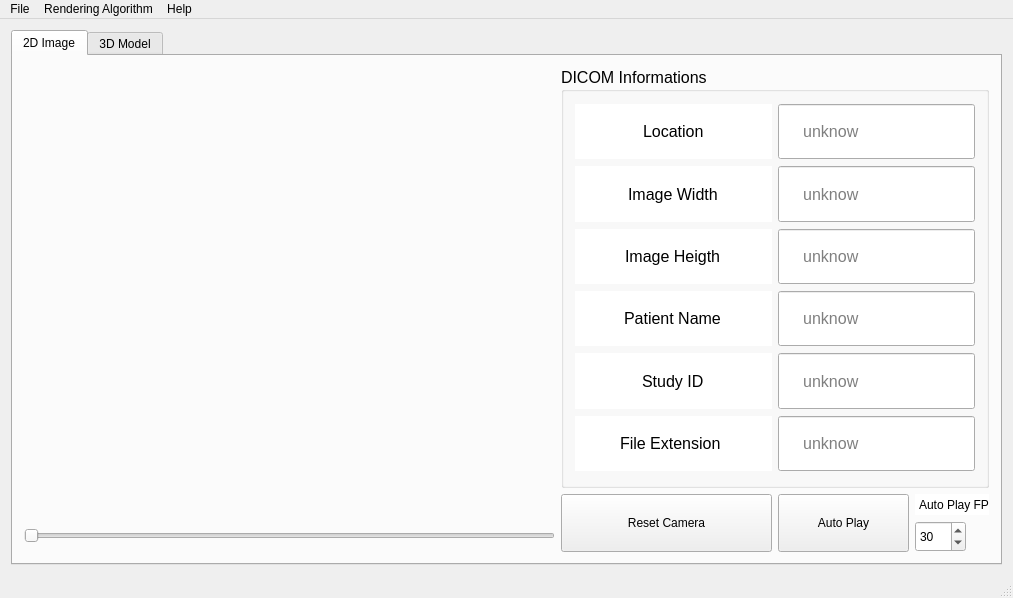
<?xml version="1.0" encoding="UTF-8"?>
<ui version="4.0">
 <class>MainWindow</class>
 <widget class="QMainWindow" name="MainWindow">
  <property name="geometry">
   <rect>
    <x>0</x>
    <y>0</y>
    <width>1013</width>
    <height>587</height>
   </rect>
  </property>
  <property name="sizePolicy">
   <sizepolicy hsizetype="Maximum" vsizetype="Maximum">
    <horstretch>0</horstretch>
    <verstretch>0</verstretch>
   </sizepolicy>
  </property>
  <property name="windowTitle">
   <string>3DF2D - v1.0.0427</string>
  </property>
  <widget class="QWidget" name="centralWidget">
   <property name="sizePolicy">
    <sizepolicy hsizetype="Maximum" vsizetype="Maximum">
     <horstretch>5</horstretch>
     <verstretch>5</verstretch>
    </sizepolicy>
   </property>
   <property name="autoFillBackground">
    <bool>true</bool>
   </property>
   <layout class="QGridLayout" name="gridLayout_3">
    <item row="0" column="0">
     <widget class="QTabWidget" name="tabWidget">
      <property name="sizePolicy">
       <sizepolicy hsizetype="Preferred" vsizetype="Preferred">
        <horstretch>0</horstretch>
        <verstretch>0</verstretch>
       </sizepolicy>
      </property>
      <property name="tabShape">
       <enum>QTabWidget::Rounded</enum>
      </property>
      <property name="currentIndex">
       <number>0</number>
      </property>
      <property name="tabBarAutoHide">
       <bool>false</bool>
      </property>
      <widget class="QWidget" name="Image2D">
       <property name="enabled">
        <bool>true</bool>
       </property>
       <property name="sizePolicy">
        <sizepolicy hsizetype="Preferred" vsizetype="Preferred">
         <horstretch>5</horstretch>
         <verstretch>5</verstretch>
        </sizepolicy>
       </property>
       <attribute name="title">
        <string>2D Image</string>
       </attribute>
       <layout class="QGridLayout" name="gridLayout_2">
        <item row="0" column="0">
         <widget class="QVTKWidget" name="_2D_Image_Renderer" native="true">
          <property name="sizePolicy">
           <sizepolicy hsizetype="Expanding" vsizetype="Expanding">
            <horstretch>0</horstretch>
            <verstretch>0</verstretch>
           </sizepolicy>
          </property>
          <property name="minimumSize">
           <size>
            <width>531</width>
            <height>401</height>
           </size>
          </property>
          <property name="cursor">
           <cursorShape>CrossCursor</cursorShape>
          </property>
          <property name="mouseTracking">
           <bool>true</bool>
          </property>
          <property name="autoFillBackground">
           <bool>false</bool>
          </property>
         </widget>
        </item>
        <item row="0" column="1" colspan="3">
         <widget class="QGroupBox" name="_2D_InformationBox">
          <property name="sizePolicy">
           <sizepolicy hsizetype="Preferred" vsizetype="Preferred">
            <horstretch>0</horstretch>
            <verstretch>0</verstretch>
           </sizepolicy>
          </property>
          <property name="minimumSize">
           <size>
            <width>301</width>
            <height>401</height>
           </size>
          </property>
          <property name="font">
           <font>
            <pointsize>12</pointsize>
           </font>
          </property>
          <property name="focusPolicy">
           <enum>Qt::NoFocus</enum>
          </property>
          <property name="autoFillBackground">
           <bool>false</bool>
          </property>
          <property name="title">
           <string>DICOM Informations</string>
          </property>
          <layout class="QGridLayout" name="gridLayout">
           <item row="0" column="0">
            <widget class="QLineEdit" name="_2D_Information_Location">
             <property name="sizePolicy">
              <sizepolicy hsizetype="Preferred" vsizetype="Preferred">
               <horstretch>0</horstretch>
               <verstretch>0</verstretch>
              </sizepolicy>
             </property>
             <property name="maximumSize">
              <size>
               <width>16777215</width>
               <height>55</height>
              </size>
             </property>
             <property name="text">
              <string>Location</string>
             </property>
             <property name="frame">
              <bool>false</bool>
             </property>
             <property name="alignment">
              <set>Qt::AlignCenter</set>
             </property>
             <property name="readOnly">
              <bool>true</bool>
             </property>
            </widget>
           </item>
           <item row="0" column="1">
            <widget class="QLineEdit" name="_2D_Information_Location_out">
             <property name="sizePolicy">
              <sizepolicy hsizetype="Preferred" vsizetype="Preferred">
               <horstretch>0</horstretch>
               <verstretch>0</verstretch>
              </sizepolicy>
             </property>
             <property name="maximumSize">
              <size>
               <width>16777215</width>
               <height>55</height>
              </size>
             </property>
             <property name="readOnly">
              <bool>true</bool>
             </property>
             <property name="placeholderText">
              <string>     unknow</string>
             </property>
             <property name="clearButtonEnabled">
              <bool>false</bool>
             </property>
            </widget>
           </item>
           <item row="1" column="0">
            <widget class="QLineEdit" name="_2D_Information_Width">
             <property name="sizePolicy">
              <sizepolicy hsizetype="Preferred" vsizetype="Preferred">
               <horstretch>0</horstretch>
               <verstretch>0</verstretch>
              </sizepolicy>
             </property>
             <property name="maximumSize">
              <size>
               <width>16777215</width>
               <height>56</height>
              </size>
             </property>
             <property name="text">
              <string>Image Width</string>
             </property>
             <property name="frame">
              <bool>false</bool>
             </property>
             <property name="alignment">
              <set>Qt::AlignCenter</set>
             </property>
             <property name="readOnly">
              <bool>true</bool>
             </property>
            </widget>
           </item>
           <item row="1" column="1">
            <widget class="QLineEdit" name="_2D_Information_Width_out">
             <property name="sizePolicy">
              <sizepolicy hsizetype="Preferred" vsizetype="Preferred">
               <horstretch>0</horstretch>
               <verstretch>0</verstretch>
              </sizepolicy>
             </property>
             <property name="maximumSize">
              <size>
               <width>16777215</width>
               <height>56</height>
              </size>
             </property>
             <property name="readOnly">
              <bool>true</bool>
             </property>
             <property name="placeholderText">
              <string>     unknow</string>
             </property>
            </widget>
           </item>
           <item row="2" column="0">
            <widget class="QLineEdit" name="_2D_Information_Height">
             <property name="sizePolicy">
              <sizepolicy hsizetype="Preferred" vsizetype="Preferred">
               <horstretch>0</horstretch>
               <verstretch>0</verstretch>
              </sizepolicy>
             </property>
             <property name="maximumSize">
              <size>
               <width>16777215</width>
               <height>55</height>
              </size>
             </property>
             <property name="text">
              <string>Image Heigth</string>
             </property>
             <property name="frame">
              <bool>false</bool>
             </property>
             <property name="alignment">
              <set>Qt::AlignCenter</set>
             </property>
             <property name="readOnly">
              <bool>true</bool>
             </property>
            </widget>
           </item>
           <item row="2" column="1">
            <widget class="QLineEdit" name="_2D_Information_Height_out">
             <property name="sizePolicy">
              <sizepolicy hsizetype="Preferred" vsizetype="Preferred">
               <horstretch>0</horstretch>
               <verstretch>0</verstretch>
              </sizepolicy>
             </property>
             <property name="maximumSize">
              <size>
               <width>16777215</width>
               <height>55</height>
              </size>
             </property>
             <property name="readOnly">
              <bool>true</bool>
             </property>
             <property name="placeholderText">
              <string>     unknow</string>
             </property>
            </widget>
           </item>
           <item row="3" column="0">
            <widget class="QLineEdit" name="_2D_Information_Name">
             <property name="sizePolicy">
              <sizepolicy hsizetype="Preferred" vsizetype="Preferred">
               <horstretch>0</horstretch>
               <verstretch>0</verstretch>
              </sizepolicy>
             </property>
             <property name="maximumSize">
              <size>
               <width>16777215</width>
               <height>55</height>
              </size>
             </property>
             <property name="text">
              <string>Patient Name</string>
             </property>
             <property name="frame">
              <bool>false</bool>
             </property>
             <property name="alignment">
              <set>Qt::AlignCenter</set>
             </property>
             <property name="readOnly">
              <bool>true</bool>
             </property>
            </widget>
           </item>
           <item row="3" column="1">
            <widget class="QLineEdit" name="_2D_Information_Name_out">
             <property name="sizePolicy">
              <sizepolicy hsizetype="Preferred" vsizetype="Preferred">
               <horstretch>0</horstretch>
               <verstretch>0</verstretch>
              </sizepolicy>
             </property>
             <property name="maximumSize">
              <size>
               <width>16777215</width>
               <height>55</height>
              </size>
             </property>
             <property name="readOnly">
              <bool>true</bool>
             </property>
             <property name="placeholderText">
              <string>     unknow</string>
             </property>
            </widget>
           </item>
           <item row="4" column="0">
            <widget class="QLineEdit" name="_2D_Information_ID">
             <property name="sizePolicy">
              <sizepolicy hsizetype="Preferred" vsizetype="Preferred">
               <horstretch>0</horstretch>
               <verstretch>0</verstretch>
              </sizepolicy>
             </property>
             <property name="maximumSize">
              <size>
               <width>16777215</width>
               <height>56</height>
              </size>
             </property>
             <property name="text">
              <string>Study ID</string>
             </property>
             <property name="frame">
              <bool>false</bool>
             </property>
             <property name="alignment">
              <set>Qt::AlignCenter</set>
             </property>
             <property name="readOnly">
              <bool>true</bool>
             </property>
            </widget>
           </item>
           <item row="4" column="1">
            <widget class="QLineEdit" name="_2D_Information_ID_out">
             <property name="sizePolicy">
              <sizepolicy hsizetype="Preferred" vsizetype="Preferred">
               <horstretch>0</horstretch>
               <verstretch>0</verstretch>
              </sizepolicy>
             </property>
             <property name="maximumSize">
              <size>
               <width>16777215</width>
               <height>56</height>
              </size>
             </property>
             <property name="readOnly">
              <bool>true</bool>
             </property>
             <property name="placeholderText">
              <string>     unknow</string>
             </property>
            </widget>
           </item>
           <item row="5" column="0">
            <widget class="QLineEdit" name="_2D_Information_DesName">
             <property name="sizePolicy">
              <sizepolicy hsizetype="Preferred" vsizetype="Preferred">
               <horstretch>0</horstretch>
               <verstretch>0</verstretch>
              </sizepolicy>
             </property>
             <property name="maximumSize">
              <size>
               <width>16777215</width>
               <height>55</height>
              </size>
             </property>
             <property name="text">
              <string>File Extension </string>
             </property>
             <property name="frame">
              <bool>false</bool>
             </property>
             <property name="alignment">
              <set>Qt::AlignCenter</set>
             </property>
             <property name="readOnly">
              <bool>true</bool>
             </property>
            </widget>
           </item>
           <item row="5" column="1">
            <widget class="QLineEdit" name="_2D_Information_DesName_out">
             <property name="sizePolicy">
              <sizepolicy hsizetype="Preferred" vsizetype="Preferred">
               <horstretch>0</horstretch>
               <verstretch>0</verstretch>
              </sizepolicy>
             </property>
             <property name="maximumSize">
              <size>
               <width>16777215</width>
               <height>55</height>
              </size>
             </property>
             <property name="readOnly">
              <bool>true</bool>
             </property>
             <property name="placeholderText">
              <string>     unknow</string>
             </property>
            </widget>
           </item>
          </layout>
         </widget>
        </item>
        <item row="1" column="1" rowspan="2">
         <widget class="QPushButton" name="_2D_Image_ResetCamera">
          <property name="sizePolicy">
           <sizepolicy hsizetype="Preferred" vsizetype="Preferred">
            <horstretch>0</horstretch>
            <verstretch>0</verstretch>
           </sizepolicy>
          </property>
          <property name="minimumSize">
           <size>
            <width>211</width>
            <height>41</height>
           </size>
          </property>
          <property name="maximumSize">
           <size>
            <width>16777215</width>
            <height>60</height>
           </size>
          </property>
          <property name="autoFillBackground">
           <bool>false</bool>
          </property>
          <property name="text">
           <string>Reset Camera</string>
          </property>
         </widget>
        </item>
        <item row="1" column="2" rowspan="2">
         <widget class="QPushButton" name="_2D_Image_AutoPlay">
          <property name="sizePolicy">
           <sizepolicy hsizetype="Preferred" vsizetype="Preferred">
            <horstretch>0</horstretch>
            <verstretch>0</verstretch>
           </sizepolicy>
          </property>
          <property name="minimumSize">
           <size>
            <width>131</width>
            <height>41</height>
           </size>
          </property>
          <property name="maximumSize">
           <size>
            <width>16777215</width>
            <height>60</height>
           </size>
          </property>
          <property name="autoFillBackground">
           <bool>false</bool>
          </property>
          <property name="text">
           <string>Auto Play</string>
          </property>
         </widget>
        </item>
        <item row="1" column="3">
         <widget class="QPlainTextEdit" name="_2D_Text">
          <property name="enabled">
           <bool>true</bool>
          </property>
          <property name="sizePolicy">
           <sizepolicy hsizetype="Preferred" vsizetype="Preferred">
            <horstretch>0</horstretch>
            <verstretch>0</verstretch>
           </sizepolicy>
          </property>
          <property name="maximumSize">
           <size>
            <width>88</width>
            <height>21</height>
           </size>
          </property>
          <property name="focusPolicy">
           <enum>Qt::WheelFocus</enum>
          </property>
          <property name="acceptDrops">
           <bool>true</bool>
          </property>
          <property name="autoFillBackground">
           <bool>false</bool>
          </property>
          <property name="frameShape">
           <enum>QFrame::NoFrame</enum>
          </property>
          <property name="frameShadow">
           <enum>QFrame::Raised</enum>
          </property>
          <property name="verticalScrollBarPolicy">
           <enum>Qt::ScrollBarAlwaysOff</enum>
          </property>
          <property name="horizontalScrollBarPolicy">
           <enum>Qt::ScrollBarAlwaysOff</enum>
          </property>
          <property name="sizeAdjustPolicy">
           <enum>QAbstractScrollArea::AdjustToContents</enum>
          </property>
          <property name="lineWrapMode">
           <enum>QPlainTextEdit::NoWrap</enum>
          </property>
          <property name="readOnly">
           <bool>true</bool>
          </property>
          <property name="plainText">
           <string>Auto Play FPS</string>
          </property>
          <property name="backgroundVisible">
           <bool>false</bool>
          </property>
          <property name="centerOnScroll">
           <bool>false</bool>
          </property>
         </widget>
        </item>
        <item row="2" column="0">
         <widget class="QSlider" name="_2D_Image_Slicer">
          <property name="sizePolicy">
           <sizepolicy hsizetype="Preferred" vsizetype="Fixed">
            <horstretch>0</horstretch>
            <verstretch>0</verstretch>
           </sizepolicy>
          </property>
          <property name="minimumSize">
           <size>
            <width>301</width>
            <height>20</height>
           </size>
          </property>
          <property name="maximumSize">
           <size>
            <width>16777215</width>
            <height>20</height>
           </size>
          </property>
          <property name="autoFillBackground">
           <bool>false</bool>
          </property>
          <property name="orientation">
           <enum>Qt::Horizontal</enum>
          </property>
         </widget>
        </item>
        <item row="2" column="3">
         <widget class="QSpinBox" name="_2D_FPS">
          <property name="sizePolicy">
           <sizepolicy hsizetype="Preferred" vsizetype="Preferred">
            <horstretch>0</horstretch>
            <verstretch>0</verstretch>
           </sizepolicy>
          </property>
          <property name="minimumSize">
           <size>
            <width>51</width>
            <height>31</height>
           </size>
          </property>
          <property name="maximumSize">
           <size>
            <width>51</width>
            <height>31</height>
           </size>
          </property>
          <property name="autoFillBackground">
           <bool>false</bool>
          </property>
          <property name="minimum">
           <number>10</number>
          </property>
          <property name="maximum">
           <number>60</number>
          </property>
          <property name="value">
           <number>30</number>
          </property>
         </widget>
        </item>
       </layout>
      </widget>
      <widget class="QWidget" name="Image3D">
       <property name="sizePolicy">
        <sizepolicy hsizetype="Maximum" vsizetype="Maximum">
         <horstretch>0</horstretch>
         <verstretch>0</verstretch>
        </sizepolicy>
       </property>
       <attribute name="title">
        <string>3D Model</string>
       </attribute>
       <layout class="QGridLayout" name="gridLayout_5">
        <item row="1" column="0" rowspan="3">
         <widget class="QToolButton" name="_3D_Model_Left">
          <property name="sizePolicy">
           <sizepolicy hsizetype="Preferred" vsizetype="Preferred">
            <horstretch>0</horstretch>
            <verstretch>0</verstretch>
           </sizepolicy>
          </property>
          <property name="minimumSize">
           <size>
            <width>23</width>
            <height>22</height>
           </size>
          </property>
          <property name="maximumSize">
           <size>
            <width>16777215</width>
            <height>22</height>
           </size>
          </property>
          <property name="focusPolicy">
           <enum>Qt::ClickFocus</enum>
          </property>
          <property name="text">
           <string>Left</string>
          </property>
          <property name="shortcut">
           <string>Left</string>
          </property>
          <property name="popupMode">
           <enum>QToolButton::InstantPopup</enum>
          </property>
          <property name="arrowType">
           <enum>Qt::LeftArrow</enum>
          </property>
         </widget>
        </item>
        <item row="1" column="1" rowspan="2">
         <widget class="QToolButton" name="_3D_Model_Up">
          <property name="sizePolicy">
           <sizepolicy hsizetype="Preferred" vsizetype="Preferred">
            <horstretch>0</horstretch>
            <verstretch>0</verstretch>
           </sizepolicy>
          </property>
          <property name="minimumSize">
           <size>
            <width>23</width>
            <height>22</height>
           </size>
          </property>
          <property name="maximumSize">
           <size>
            <width>16777215</width>
            <height>22</height>
           </size>
          </property>
          <property name="focusPolicy">
           <enum>Qt::ClickFocus</enum>
          </property>
          <property name="text">
           <string>Up</string>
          </property>
          <property name="shortcut">
           <string>Up</string>
          </property>
          <property name="popupMode">
           <enum>QToolButton::InstantPopup</enum>
          </property>
          <property name="arrowType">
           <enum>Qt::UpArrow</enum>
          </property>
         </widget>
        </item>
        <item row="1" column="2" rowspan="3">
         <widget class="QToolButton" name="_3D_Model_Right">
          <property name="sizePolicy">
           <sizepolicy hsizetype="Preferred" vsizetype="Preferred">
            <horstretch>0</horstretch>
            <verstretch>0</verstretch>
           </sizepolicy>
          </property>
          <property name="minimumSize">
           <size>
            <width>23</width>
            <height>22</height>
           </size>
          </property>
          <property name="maximumSize">
           <size>
            <width>16777215</width>
            <height>22</height>
           </size>
          </property>
          <property name="focusPolicy">
           <enum>Qt::ClickFocus</enum>
          </property>
          <property name="text">
           <string>Right</string>
          </property>
          <property name="shortcut">
           <string>Right</string>
          </property>
          <property name="popupMode">
           <enum>QToolButton::InstantPopup</enum>
          </property>
          <property name="arrowType">
           <enum>Qt::RightArrow</enum>
          </property>
         </widget>
        </item>
        <item row="1" column="3">
         <widget class="QPlainTextEdit" name="_3D_Label_Rotate">
          <property name="sizePolicy">
           <sizepolicy hsizetype="Preferred" vsizetype="Preferred">
            <horstretch>0</horstretch>
            <verstretch>0</verstretch>
           </sizepolicy>
          </property>
          <property name="maximumSize">
           <size>
            <width>101</width>
            <height>21</height>
           </size>
          </property>
          <property name="font">
           <font>
            <pointsize>8</pointsize>
            <weight>50</weight>
            <bold>false</bold>
           </font>
          </property>
          <property name="autoFillBackground">
           <bool>true</bool>
          </property>
          <property name="frameShape">
           <enum>QFrame::NoFrame</enum>
          </property>
          <property name="verticalScrollBarPolicy">
           <enum>Qt::ScrollBarAlwaysOff</enum>
          </property>
          <property name="horizontalScrollBarPolicy">
           <enum>Qt::ScrollBarAlwaysOff</enum>
          </property>
          <property name="lineWrapMode">
           <enum>QPlainTextEdit::NoWrap</enum>
          </property>
          <property name="readOnly">
           <bool>true</bool>
          </property>
          <property name="plainText">
           <string>Rotate Speed</string>
          </property>
          <property name="backgroundVisible">
           <bool>true</bool>
          </property>
         </widget>
        </item>
        <item row="1" column="4" rowspan="2">
         <widget class="QSpinBox" name="_3D_InformationBox_RotateValue">
          <property name="sizePolicy">
           <sizepolicy hsizetype="Preferred" vsizetype="Preferred">
            <horstretch>0</horstretch>
            <verstretch>0</verstretch>
           </sizepolicy>
          </property>
          <property name="maximumSize">
           <size>
            <width>71</width>
            <height>22</height>
           </size>
          </property>
          <property name="font">
           <font>
            <pointsize>8</pointsize>
            <weight>50</weight>
            <bold>false</bold>
           </font>
          </property>
          <property name="focusPolicy">
           <enum>Qt::ClickFocus</enum>
          </property>
          <property name="specialValueText">
           <string/>
          </property>
          <property name="keyboardTracking">
           <bool>true</bool>
          </property>
          <property name="showGroupSeparator" stdset="0">
           <bool>false</bool>
          </property>
          <property name="minimum">
           <number>1</number>
          </property>
          <property name="maximum">
           <number>180</number>
          </property>
          <property name="singleStep">
           <number>1</number>
          </property>
          <property name="value">
           <number>5</number>
          </property>
          <property name="displayIntegerBase">
           <number>10</number>
          </property>
         </widget>
        </item>
        <item row="1" column="7" rowspan="3">
         <widget class="QPushButton" name="_3D_Model_Generate">
          <property name="sizePolicy">
           <sizepolicy hsizetype="Preferred" vsizetype="Preferred">
            <horstretch>0</horstretch>
            <verstretch>0</verstretch>
           </sizepolicy>
          </property>
          <property name="minimumSize">
           <size>
            <width>245</width>
            <height>23</height>
           </size>
          </property>
          <property name="maximumSize">
           <size>
            <width>16777215</width>
            <height>23</height>
           </size>
          </property>
          <property name="text">
           <string>Generate Model</string>
          </property>
         </widget>
        </item>
        <item row="3" column="1">
         <widget class="QToolButton" name="_3D_Model_Down">
          <property name="sizePolicy">
           <sizepolicy hsizetype="Preferred" vsizetype="Preferred">
            <horstretch>0</horstretch>
            <verstretch>0</verstretch>
           </sizepolicy>
          </property>
          <property name="minimumSize">
           <size>
            <width>23</width>
            <height>22</height>
           </size>
          </property>
          <property name="maximumSize">
           <size>
            <width>16777215</width>
            <height>22</height>
           </size>
          </property>
          <property name="focusPolicy">
           <enum>Qt::ClickFocus</enum>
          </property>
          <property name="text">
           <string>Down</string>
          </property>
          <property name="shortcut">
           <string>Down</string>
          </property>
          <property name="popupMode">
           <enum>QToolButton::InstantPopup</enum>
          </property>
          <property name="arrowType">
           <enum>Qt::DownArrow</enum>
          </property>
         </widget>
        </item>
        <item row="3" column="3">
         <widget class="QPlainTextEdit" name="_3D_Label_Zoom">
          <property name="sizePolicy">
           <sizepolicy hsizetype="Preferred" vsizetype="Preferred">
            <horstretch>0</horstretch>
            <verstretch>0</verstretch>
           </sizepolicy>
          </property>
          <property name="maximumSize">
           <size>
            <width>101</width>
            <height>21</height>
           </size>
          </property>
          <property name="font">
           <font>
            <pointsize>8</pointsize>
            <weight>50</weight>
            <bold>false</bold>
           </font>
          </property>
          <property name="autoFillBackground">
           <bool>true</bool>
          </property>
          <property name="frameShape">
           <enum>QFrame::NoFrame</enum>
          </property>
          <property name="verticalScrollBarPolicy">
           <enum>Qt::ScrollBarAlwaysOff</enum>
          </property>
          <property name="horizontalScrollBarPolicy">
           <enum>Qt::ScrollBarAlwaysOff</enum>
          </property>
          <property name="lineWrapMode">
           <enum>QPlainTextEdit::NoWrap</enum>
          </property>
          <property name="readOnly">
           <bool>true</bool>
          </property>
          <property name="plainText">
           <string>Zoom Factor</string>
          </property>
          <property name="backgroundVisible">
           <bool>true</bool>
          </property>
         </widget>
        </item>
        <item row="3" column="4">
         <widget class="QSpinBox" name="_3D_InformationBox_ZoomValue">
          <property name="sizePolicy">
           <sizepolicy hsizetype="Preferred" vsizetype="Preferred">
            <horstretch>0</horstretch>
            <verstretch>0</verstretch>
           </sizepolicy>
          </property>
          <property name="maximumSize">
           <size>
            <width>71</width>
            <height>22</height>
           </size>
          </property>
          <property name="font">
           <font>
            <pointsize>8</pointsize>
            <weight>50</weight>
            <bold>false</bold>
           </font>
          </property>
          <property name="focusPolicy">
           <enum>Qt::ClickFocus</enum>
          </property>
          <property name="minimum">
           <number>1</number>
          </property>
          <property name="maximum">
           <number>10</number>
          </property>
          <property name="singleStep">
           <number>1</number>
          </property>
          <property name="value">
           <number>1</number>
          </property>
          <property name="displayIntegerBase">
           <number>10</number>
          </property>
         </widget>
        </item>
        <item row="1" column="5">
         <widget class="QPushButton" name="_3D_Model_ZoomIn">
          <property name="sizePolicy">
           <sizepolicy hsizetype="Preferred" vsizetype="Preferred">
            <horstretch>0</horstretch>
            <verstretch>0</verstretch>
           </sizepolicy>
          </property>
          <property name="maximumSize">
           <size>
            <width>16777215</width>
            <height>23</height>
           </size>
          </property>
          <property name="text">
           <string>Zoom in</string>
          </property>
          <property name="shortcut">
           <string>Q</string>
          </property>
         </widget>
        </item>
        <item row="3" column="5">
         <widget class="QPushButton" name="_3D_Model_ZoomOut">
          <property name="sizePolicy">
           <sizepolicy hsizetype="Preferred" vsizetype="Preferred">
            <horstretch>0</horstretch>
            <verstretch>0</verstretch>
           </sizepolicy>
          </property>
          <property name="maximumSize">
           <size>
            <width>16777215</width>
            <height>23</height>
           </size>
          </property>
          <property name="text">
           <string>Zoom out</string>
          </property>
          <property name="shortcut">
           <string>E</string>
          </property>
         </widget>
        </item>
        <item row="0" column="0" colspan="8">
         <widget class="QVTKWidget" name="_3D_Model_Renderer" native="true">
          <property name="sizePolicy">
           <sizepolicy hsizetype="Expanding" vsizetype="Expanding">
            <horstretch>0</horstretch>
            <verstretch>0</verstretch>
           </sizepolicy>
          </property>
          <property name="minimumSize">
           <size>
            <width>621</width>
            <height>421</height>
           </size>
          </property>
          <property name="focusPolicy">
           <enum>Qt::NoFocus</enum>
          </property>
          <property name="autoFillBackground">
           <bool>false</bool>
          </property>
         </widget>
        </item>
       </layout>
      </widget>
     </widget>
    </item>
   </layout>
  </widget>
  <widget class="QMenuBar" name="menuBar">
   <property name="geometry">
    <rect>
     <x>0</x>
     <y>0</y>
     <width>1013</width>
     <height>21</height>
    </rect>
   </property>
   <widget class="QMenu" name="menuFile">
    <property name="title">
     <string>File</string>
    </property>
    <addaction name="actionOpen_DICOM_Image"/>
    <addaction name="separator"/>
    <addaction name="actionOpen_xyz_File"/>
    <addaction name="separator"/>
    <addaction name="actionOpen_DICOM_Folder"/>
    <addaction name="separator"/>
    <addaction name="actionSave"/>
    <addaction name="actionSave_as_xyz_file"/>
    <addaction name="separator"/>
    <addaction name="separator"/>
    <addaction name="actionExit"/>
   </widget>
   <widget class="QMenu" name="menuAlgorithm">
    <property name="title">
     <string>Rendering Algorithm</string>
    </property>
    <addaction name="actionMarching_Cubes_Settings"/>
    <addaction name="separator"/>
    <addaction name="actionRay_Casting_Settings"/>
    <addaction name="separator"/>
    <addaction name="actionTexture_Mapper"/>
    <addaction name="separator"/>
    <addaction name="actionBall_Pivot"/>
   </widget>
   <widget class="QMenu" name="menuHelp">
    <property name="title">
     <string>Help</string>
    </property>
    <addaction name="actionAbout_3DF2D"/>
    <addaction name="separator"/>
    <addaction name="actionContact_Author"/>
   </widget>
   <addaction name="menuFile"/>
   <addaction name="menuAlgorithm"/>
   <addaction name="menuHelp"/>
  </widget>
  <widget class="QStatusBar" name="statusBar"/>
  <action name="actionOpen_DICOM_Image">
   <property name="text">
    <string>Open DICOM Image</string>
   </property>
   <property name="shortcut">
    <string>Ctrl+O</string>
   </property>
   <property name="shortcutContext">
    <enum>Qt::ApplicationShortcut</enum>
   </property>
  </action>
  <action name="actionOpen_DICOM_Folder">
   <property name="checkable">
    <bool>false</bool>
   </property>
   <property name="text">
    <string>Open DICOM Folder</string>
   </property>
   <property name="shortcut">
    <string>Ctrl+Alt+O</string>
   </property>
   <property name="shortcutContext">
    <enum>Qt::ApplicationShortcut</enum>
   </property>
  </action>
  <action name="actionHelp">
   <property name="text">
    <string>Help...</string>
   </property>
   <property name="shortcut">
    <string>Ctrl+H</string>
   </property>
   <property name="shortcutContext">
    <enum>Qt::ApplicationShortcut</enum>
   </property>
  </action>
  <action name="actionExit">
   <property name="text">
    <string>Exit</string>
   </property>
   <property name="shortcut">
    <string>Ctrl+Q</string>
   </property>
   <property name="shortcutContext">
    <enum>Qt::ApplicationShortcut</enum>
   </property>
  </action>
  <action name="actionMarching_Cubes_Settings">
   <property name="text">
    <string>Marching Cubes</string>
   </property>
  </action>
  <action name="actionRay_Casting_Settings">
   <property name="text">
    <string>Ray Casting</string>
   </property>
  </action>
  <action name="actionSave">
   <property name="text">
    <string>Save image</string>
   </property>
   <property name="shortcut">
    <string>Ctrl+S</string>
   </property>
  </action>
  <action name="actionTexture_Mapper">
   <property name="text">
    <string>Texture-based Rendering</string>
   </property>
  </action>
  <action name="actionManual">
   <property name="text">
    <string>Manual</string>
   </property>
  </action>
  <action name="actionAbout_3DF2D">
   <property name="text">
    <string>About 3DF2D...</string>
   </property>
  </action>
  <action name="actionContact_Author">
   <property name="text">
    <string>Contact Author</string>
   </property>
  </action>
  <action name="actionSave_as_xyz_file">
   <property name="text">
    <string>Save as xyz file</string>
   </property>
  </action>
  <action name="actionOpen_xyz_File">
   <property name="text">
    <string>Open XYZ File</string>
   </property>
  </action>
  <action name="actionBall_Pivot">
   <property name="text">
    <string>Ball Pivot </string>
   </property>
  </action>
 </widget>
 <layoutdefault spacing="6" margin="11"/>
 <customwidgets>
  <customwidget>
   <class>QVTKWidget</class>
   <extends>QWidget</extends>
   <header>QVTKWidget.h</header>
   <container>1</container>
  </customwidget>
 </customwidgets>
 <resources/>
 <connections>
  <connection>
   <sender>actionExit</sender>
   <signal>triggered()</signal>
   <receiver>MainWindow</receiver>
   <slot>close()</slot>
   <hints>
    <hint type="sourcelabel">
     <x>-1</x>
     <y>-1</y>
    </hint>
    <hint type="destinationlabel">
     <x>438</x>
     <y>277</y>
    </hint>
   </hints>
  </connection>
 </connections>
</ui>
